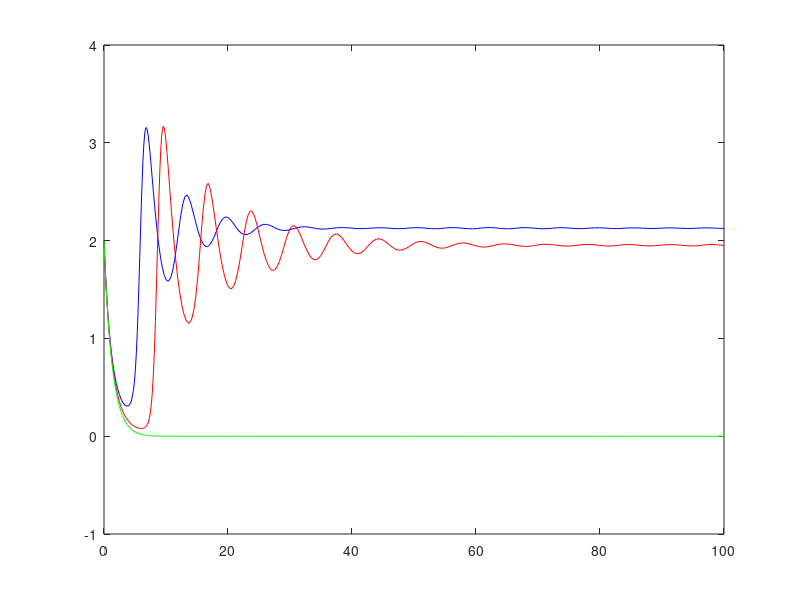

The MATLAB script that drew this image: (Note: this script raises an error after producing the figure.)
function model
[T,Y]   = ode45(@Bqfun1,[0 100],[2 2]);
[T1,Y1] = ode45(@Bqfun2,[0 100],[2 2]);
[T2,Y2] = ode45(@Bqfun3,[0 100],[2 2]);

plot (T,Y(:,2),'b',T1,Y1(:,2),'r',T2,Y2(:,2),'g');
h=legend('beta = 0.4','beta = 0.6','beta= 0.8',3)
xlabel('t');
ylabel('y');

function dy1 = Bqfun1(t,y)
dy1 = zeros(2,1);
r=0.5; K=10; beta=0.4; alpha=0.7; a=0.04; b=0.07; c=0.7; delta0=1;  delta1=.3;
dy1=[(r*y(1)*(1-(y(1)/K))*(y(1)-beta)-alpha*y(1)*y(2)/(1+a*y(1)+b*y(2)))
    (c*alpha*y(1)*y(2)/(1+a*y(1)+b*y(2))-delta0*y(2)-delta1*y(2)*y(2))]

function dy2 = Bqfun2(t,y)
dy2 = zeros(2,1);
r=0.5; K=10; beta=0.6; alpha=0.7; a=0.04; b=0.07; c=0.7; delta0=1;  delta1=.3;
dy2=[(r*y(1)*(1-(y(1)/K))*(y(1)-beta)-alpha*y(1)*y(2)/(1+a*y(1)+b*y(2)))
    (c*alpha*y(1)*y(2)/(1+a*y(1)+b*y(2))-delta0*y(2)-delta1*y(2)*y(2))]

function dy3 = Bqfun3(t,y)
dy3 = zeros(2,1);
r=0.5; K=10; beta=0.8; alpha=0.7; a=0.04; b=0.07; c=0.7; delta0=1;  delta1=.3;
dy3=[(r*y(1)*(1-(y(1)/K))*(y(1)-beta)-alpha*y(1)*y(2)/(1+a*y(1)+b*y(2)))
    (c*alpha*y(1)*y(2)/(1+a*y(1)+b*y(2))-delta0*y(2)-delta1*y(2)*y(2))]